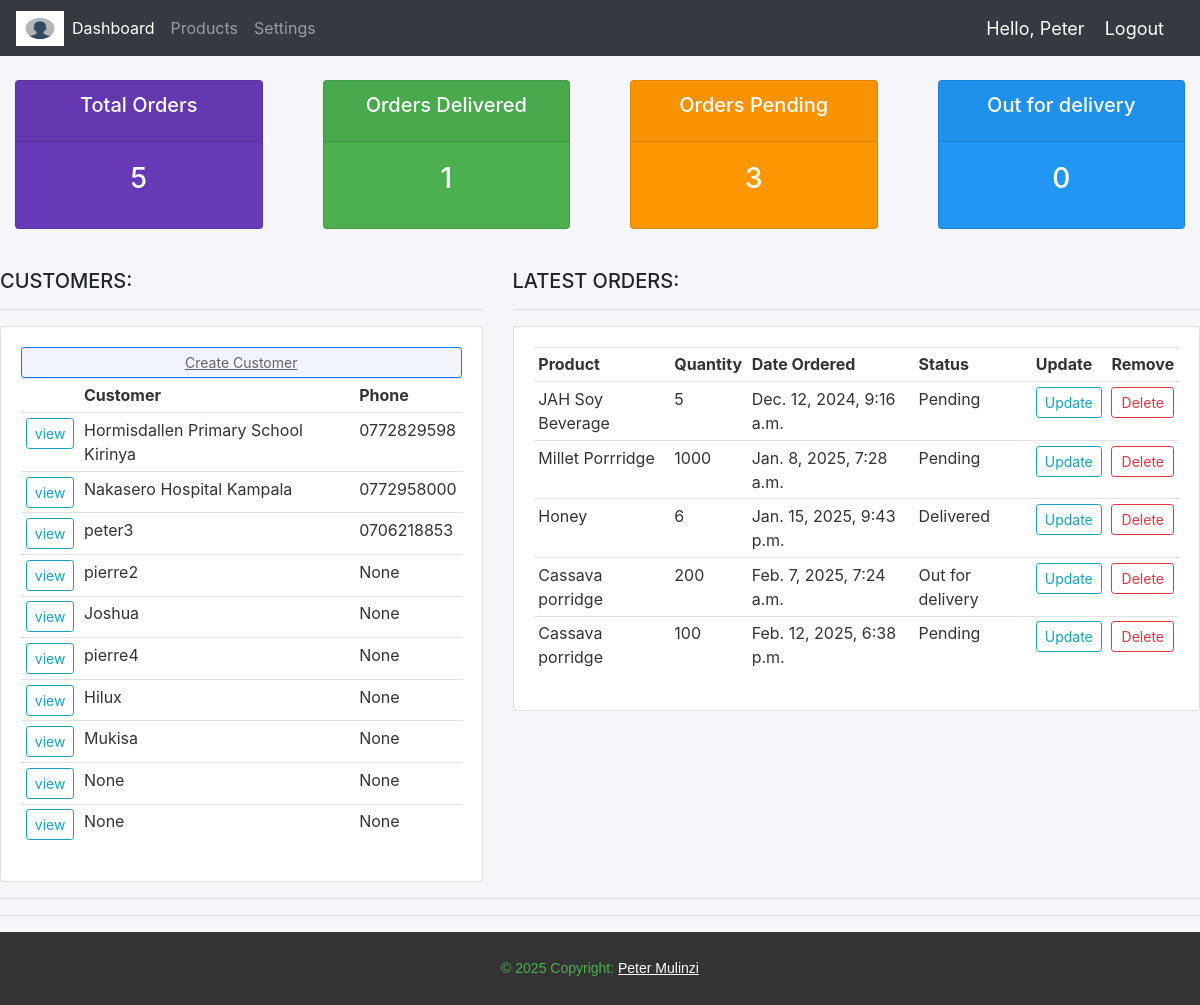
The app's page / (signed in) with its own data.
### Jah_Accounts/models.py (models this page shows, shortened)
class Customer(models.Model):
    user = models.OneToOneField(User, null=True, blank=True, on_delete=models.CASCADE)
    name = models.CharField(max_length=200, null=True, blank=True)
    phone = models.CharField(max_length=200, null=True, blank=True)
    email = models.CharField(max_length=200, null=True, blank=True)
    profile_picture = models.ImageField(null=True, default='avi.jpg', blank=True)
    date_created = models.DateTimeField(auto_now_add=True, null=True, blank=True)

class Order(models.Model):
    STATUS = (
        ('Pending', 'Pending'),
        ('Out for delivery', 'Out for delivery'),
        ('Delivered', 'Delivered'),
    )
    MEASUREMENT = (
        ('Kgs', 'Kgs'),
        ('Tins', 'Tins'),
    )
    Customer = models.ForeignKey(Customer, null=True, on_delete=models.SET_NULL)
    Product = models.ForeignKey(Product, null=True, on_delete=models.SET_NULL,)
    date_created = models.DateTimeField(auto_now_add=True, null=True)
    status = models.CharField(max_length=200, null=True, choices=STATUS)
    tags = models.ManyToManyField(Tag)
    Quantity = models.CharField(null=True, max_length=4)
    units = models.CharField(max_length=200, null=True, choices=MEASUREMENT,)
    note = models.CharField(max_length=200, null=True)

class Product(models.Model):
    CATEGORY = (
        ('Flour', 'Flour'),
        ('Honey', 'Honey'),
        ('Spice', 'Spice'),
    )
    name = models.CharField(max_length=200, null=True)
    price = models.FloatField(null=True)
    category = models.CharField(max_length=200, null=True, choices=CATEGORY)
    description = models.CharField(max_length=200, null = True, blank = True)
    date_created = models.DateTimeField(auto_now_add=True, null=True)
    def __str__(self):
        return self.name

### Jah_Accounts/decorators.py (the view)
    def wrapper_function(request, *args, **kwargs):
        if request.user.groups.exists():
            group = request.user.groups.first().name
            if group == 'customer':
                return redirect ('user-page')
            elif group == 'admin':
                return view_func(request, *args, **kwargs)
        return redirect('register')

### Jah_Accounts/views.py (called while the page is built)
@login_required(login_url='login')
@admin_only
def dashboard(request):
    orders = Order.objects.all()
    customers = Customer.objects.all()
    total_orders = orders.count()
    pending = Order.objects.filter(status='Pending').count()
    delivered = Order.objects.filter(status='Delivered').count()
    out_for_delivery = Order.objects.filter(status='Out for delivery').count()
    context = {
        'orders': orders,
        'customers': customers,
        'total_orders': total_orders,
        'pending': pending,
        'delivered': delivered,
        'out_for_delivery': out_for_delivery,
    }
    return render(request, 'Jah_Accounts/Dashboard.html', context)

### Jah_Accounts/templates/Jah_Accounts/Dashboard.html
{% extends "Jah_Accounts/main.html" %}
{% block content %}
{% include "Jah_Accounts/status.html" %}
<br>
<div class="row">
    <div class="col-md-5">
        <h5>CUSTOMERS:</h5>
        <hr>
        <div class="card card-body" style="background-color: #ffffff; color: #333333;">
            <a class="btn btn-primary btn-sm btn-block" href="{% url "createCustomer" %}" style="background-color: #f1f4fb; color: #666666; text-decoration: underline;">Create Customer</a>
            <table class="table table-sm"">
                <tr>
                    <th></th>
                    <th>Customer</th>
                    <th>Phone</th>
                </tr>
                {% for customers in customers %}
                <div >
                    <tr>
                        <td><a class="btn btn-sm btn-outline-info" href="{% url 'customers' customers.id %}">view</a></td>
                        <td>{{ customers.name }}</td>
                        <td>{{ customers.phone }}</td>
                    </tr>
                </div>
                {% endfor %}
            </table>
        </div>
    </div>
    <div class="col-md-7">
        <h5>LATEST ORDERS:</h5>
        <hr>
        <div class="card card-body" style="background-color: #ffffff; color: #333333;">
            <table class="table table-sm">
                <tr>
                    <th>Product</th>
                    <th>Quantity</th>
                    <th>Date Ordered</th>
                    <th>Status</th>
                    <th>Update</th>
                    <th>Remove</th>
                </tr>
                {% for y in orders  %}
                    <tr>
                        <td>{{ y.Product }}</td>
                        <td>{{ y.Quantity }}</td>
                        <td>{{ y.date_created }}</td>
                        <td>{{ y.status }}</td>
                        <td><a class="btn btn-outline-info btn-sm " href="{% url 'updateOrder' y.id %}">Update</a></td>
                        <td><a class="btn btn-outline-danger btn-sm btn-block" href="{% url 'deleteOrder' y.id %}">Delete</a></td>
                    </tr>
                {% endfor %}
            </table>
        </div>
    </div>
</div>
<hr>
{% endblock %}

### Jah_Accounts/templates/Jah_Accounts/navbar.html (shortened to what this page needs)
{% load static %}
<nav class="navbar navbar-expand-lg navbar-dark bg-dark">
    <img src="/static/images/avi.jpg" alt="" width="48" height="35">
    <div class="collapse navbar-collapse" id="navbarNavAltMarkup">
      <div class="navbar-nav">
        {% if request.user.is_staff %}
        <a class="nav-item nav-link active" href="{% url 'home' %}">Dashboard</a>
        <a class="nav-item nav-link" href="{% url 'products' %}">Products</a>
        {% endif %}
        <a class="nav-link" href="{% url 'account' %}">Settings</a>
      </div>
    </div>
    <span class="hello-msg">Hello, {{request.user}}</span>
    <span><a class="hello-msg" href="{% url 'logout' %}">Logout</a></span>
  </nav>

### static/css/main.css (style rules this page uses)
body { background-color: #f4f6f9; }

### Jah_Accounts/templates/Jah_Accounts/navbar.html (style rules this page uses)
.hello-msg { font-size: 18px; color: #fff; margin-right: 20px; }

### records on screen
Customer: name "Hormisdallen Primary School Kirinya", phone "0772829598"
Customer: name "Nakasero Hospital Kampala", phone "0772958000"
Customer: name "peter3", phone "0706218853"
Customer: name "pierre2", phone "None"
Customer: name "Joshua", phone "None"
Customer: name "pierre4", phone "None"
Customer: name "Hilux", phone "None"
Customer: name "Mukisa", phone "None"
Customer: name "None", phone "None"
Customer: name "None", phone "None"
Order: Product "JAH Soy Beverage", Quantity "5", date_created "Dec. 12, 2024, 9:16 a.m.", status "Pending"
Order: Product "Millet Porrridge", Quantity "1000", date_created "Jan. 8, 2025, 7:28 a.m.", status "Pending"
Order: Product "Honey", Quantity "6", date_created "Jan. 15, 2025, 9:43 p.m.", status "Delivered"
Order: Product "Cassava porridge", Quantity "200", date_created "Feb. 7, 2025, 7:24 a.m.", status "Out for delivery"
Order: Product "Cassava porridge", Quantity "100", date_created "Feb. 12, 2025, 6:38 p.m.", status "Pending"

### other values on screen
{{ request.user }} "Peter"
{{ total_orders|default:"0" }} "5"
{{ delivered|default:"0" }} "1"
{{ pending|default:"0" }} "3"
{{ Out_for_Delivery|default:"0" }} "0"
